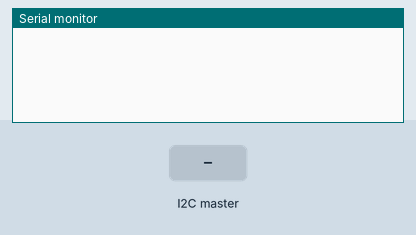
Simulated run of this sketch. Board: Arduino Uno, built with avr-gcc and run on an emulated ATmega328P. Parts: the last lines printed to the serial monitor. Inputs (shaded band) come from the test bench.

Above: at 1.2 s.
1.3 s: the I2C master sends the byte 1
At 1.7 s:
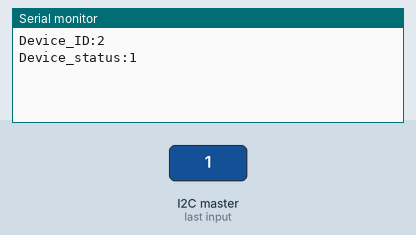
2.8 s: the I2C master sends the byte 0
At 4.1 s:
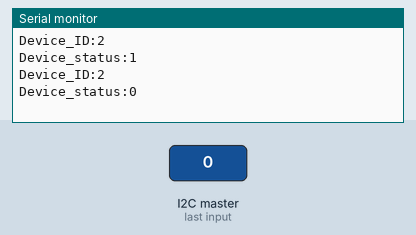

Measured:
- after the input at 1.3 s, the serial monitor: prints a new line at once (image 1)
- after the input at 2.8 s, the serial monitor: prints a new line at once (image 2)

The sketch:

Device_2.ino
```cpp
#include <Wire.h>
#define SLAVE_ID 2


int device_active = 0; //FOR CONTROLL SIGNAL FROM MAIN CONTROLLER
bool last_button_state =false;


void receiveEvent(int bytes) {
 device_active = Wire.read();    // read one character from the I2C
 Serial.print("Device_ID:"); Serial.println(SLAVE_ID);
 Serial.print("Device_status:"); Serial.println(device_active);
}


void setup() {
  // put your setup code here, to run once:

  Wire.begin(SLAVE_ID);  // Start the I2C Bus as Slave on address 1
  Wire.onReceive(receiveEvent);// Attach a function to trigger when something is received.
  Serial.begin(9600);
}

void loop() {
  // put your main code here, to run repeatedly:

}
```
